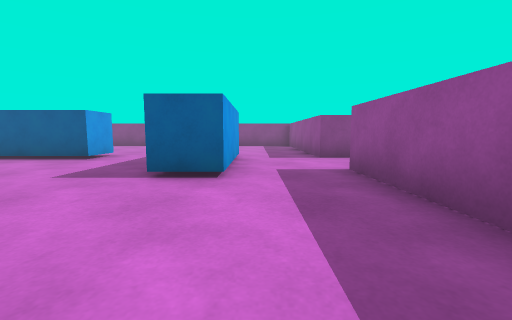
[1] (above)

12 first-person views from a walk through a scene from a Unity 3-D project. The camera is 0.58 m above the floor, tilts 6° down and sees 90° across. The floor is counted in squares, 1 m on a side. Each view is taken from the middle of a square. On the plan, view 1 faces up. The plan holds only what a view shows up to about 9 squares ahead; the rest is blank. The player is left out.

[2]
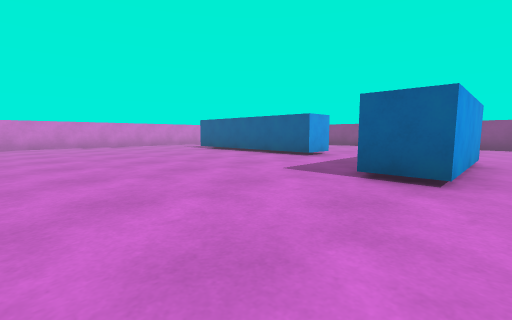

[3]
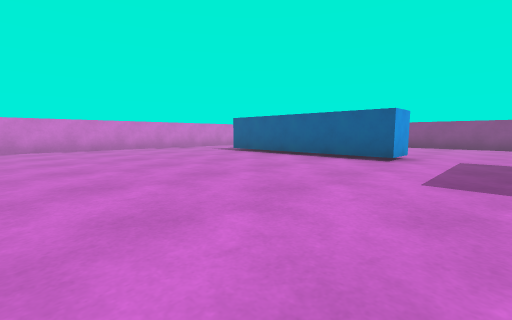

[4]
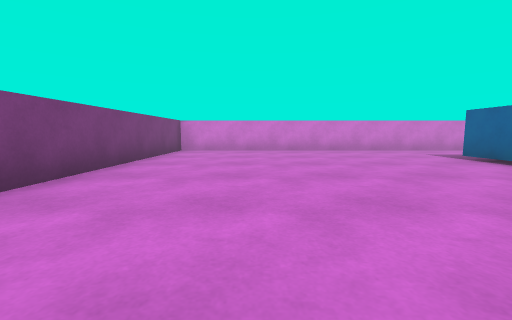

[5]
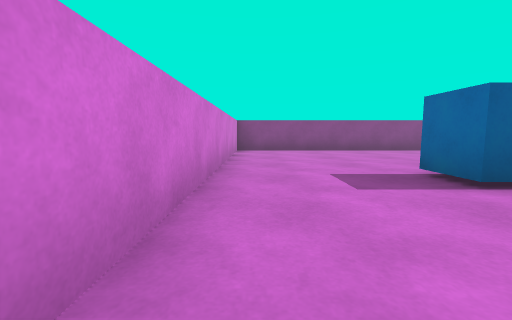

[6]
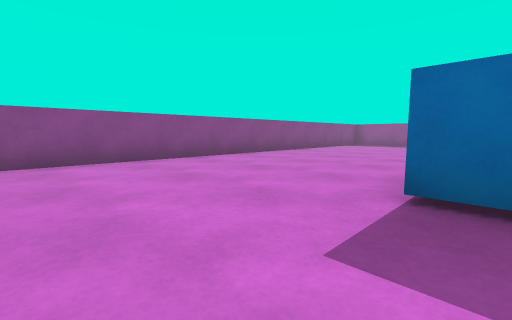

[7]
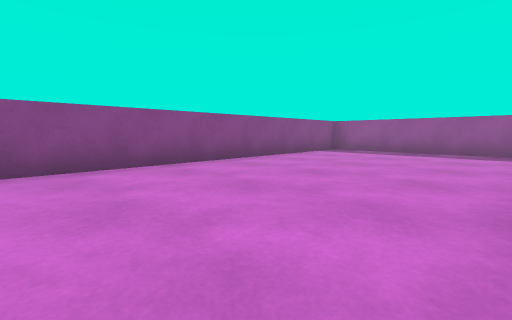

[8]
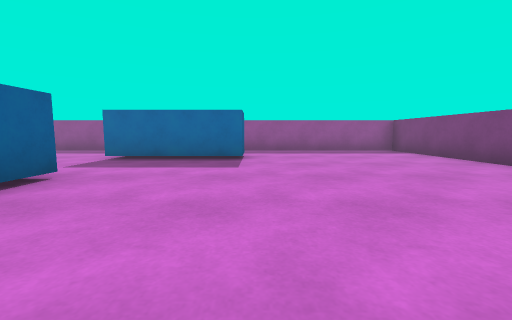

[9]
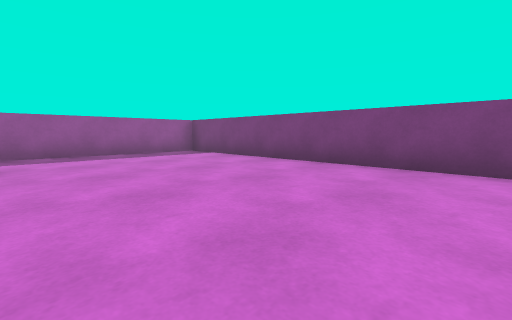

[10]
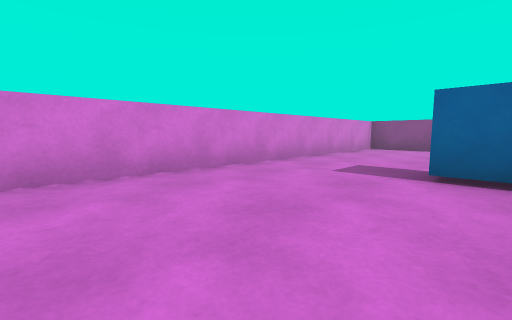

[11]
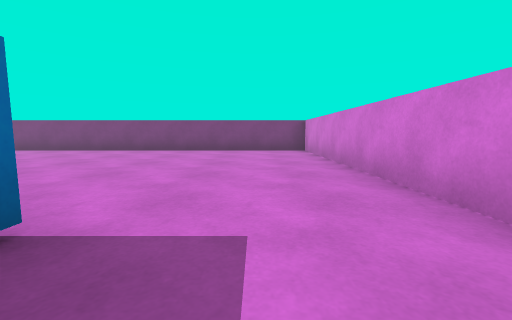

[12]
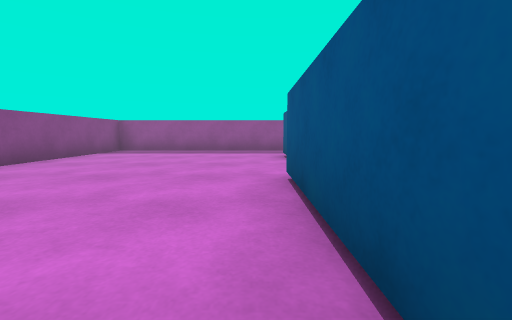

### Floor plan
Points are (right, up) in squares from view 1. A wall is a line through its corners. A room is listed if a view was taken in it or the views show most of it. See-through windows are left out.
Room 1 (views 1, 2, 3, 4, 5, 6, 7, 8, 9, 10, 11, 12)
walls: (-6.8, 6.6) (-3.7, 6.6) (-3.7, 5.6) (-8.7, 5.6) (-8.7, 6.6); (-1.1, 6.3) (-0.4, 6.3) (-0.4, 3.3) (-1.4, 3.3) (-1.4, 6.4); (2.2, 6) (1.5, 6) (1.5, 11.5) (-11.6, 11.5) (-11.6, -1.5) (1.5, -1.5) (1.5, 4.1)

Where each view was taken, in squares from view 1:
view 1: 0 up, 0 right, facing up
view 2: 0 up, 0 right, facing up-left
view 3: 0 up, 2 left, facing up-left
view 4: 1 up, 3 left, facing left
view 5: 3 up, 11 left, facing up
view 6: 6 up, 11 left, facing up-right
view 7: 7 up, 7 left, facing up-right
view 8: 3 up, 7 left, facing right
view 9: 3 up, 6 left, facing down-right
view 10: 2 up, 8 left, facing up-left
view 11: 7 up, 10 left, facing down
view 12: 7 up, 7 left, facing right
